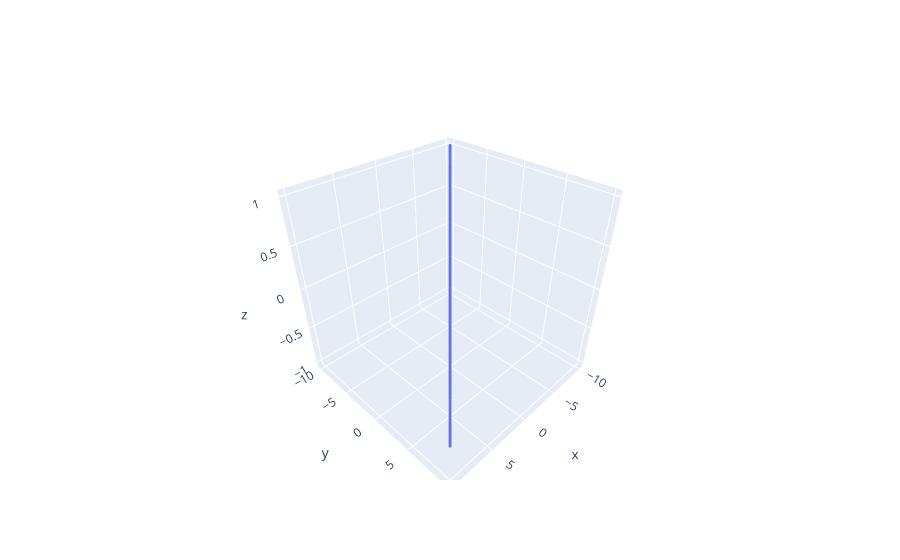

The code cell stored with this chart in its notebook:
### Code cell
x=np.linspace(-10,10,1000)
y=np.copy(x)
z=np.sin(np.sqrt(x**2+y**2))

fig=go.Figure(data=[go.Scatter3d(z=z,x=x,y=y,mode="markers",marker=dict(size=1))])
fig.show()

### Figure 1 — Plotly figure (JSON) as saved in the notebook; plotly's stock layout.template omitted (floating-point values rounded to 4 significant figures; data arrays with more than 128 entries replaced by an {"elided": "..."} marker saying what was removed)
{"data": [{"marker": {"size": 1}, "mode": "markers", "type": "scatter3d", "x": {"elided": "1000 float values"}, "y": {"elided": "1000 float values"}, "z": {"elided": "1000 float values"}}], "layout": {}}
